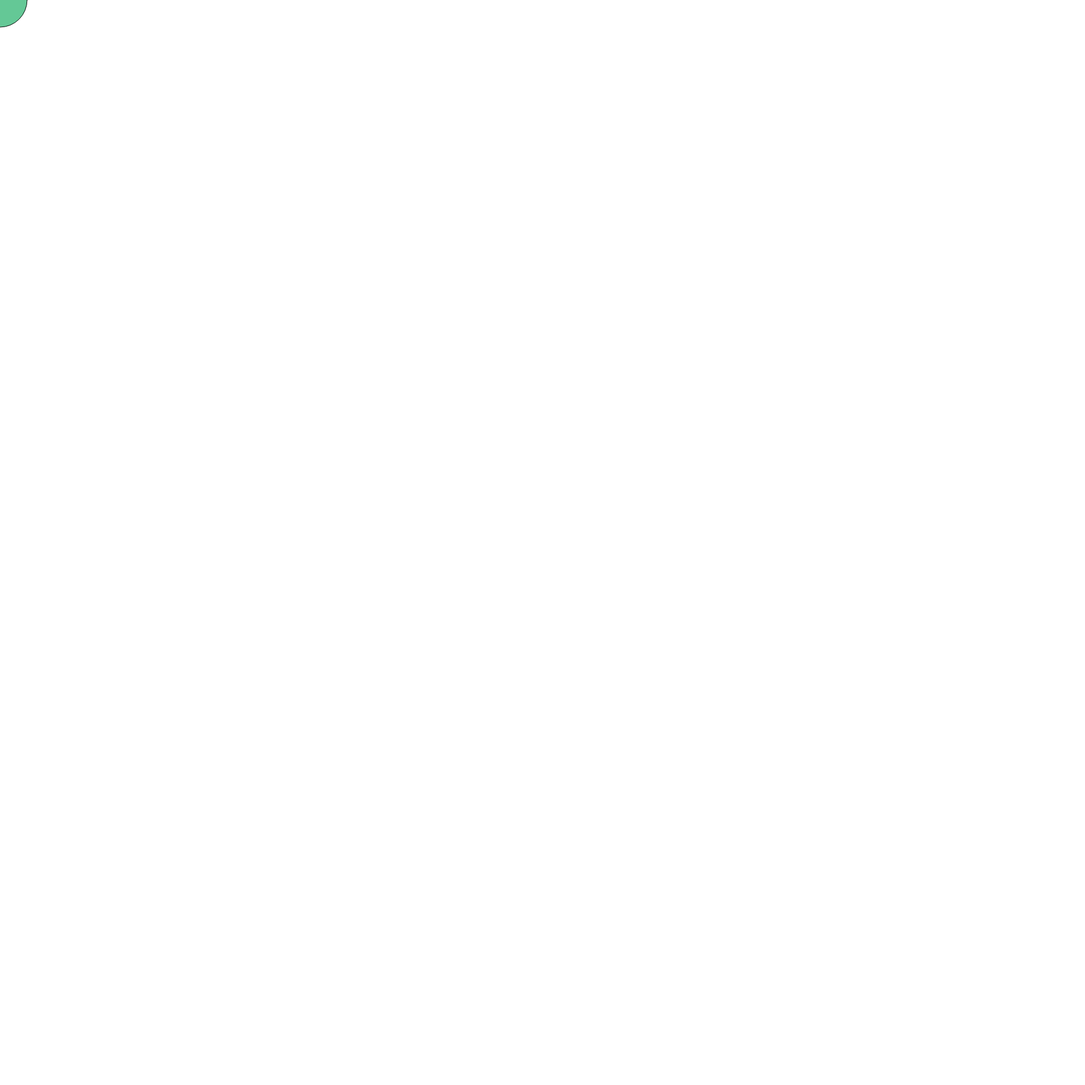
Frame 1 (no input)
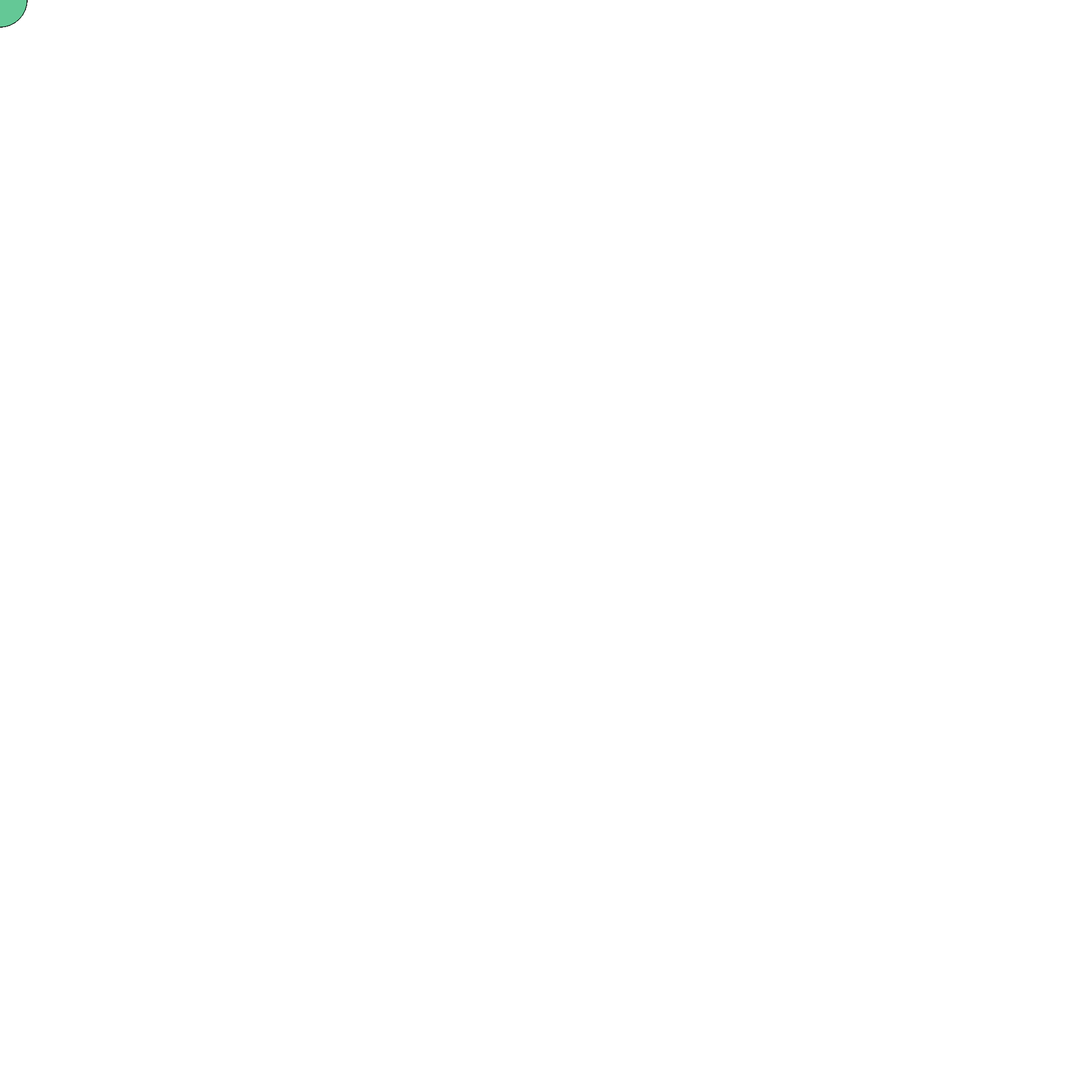
Frame 60 (no input)
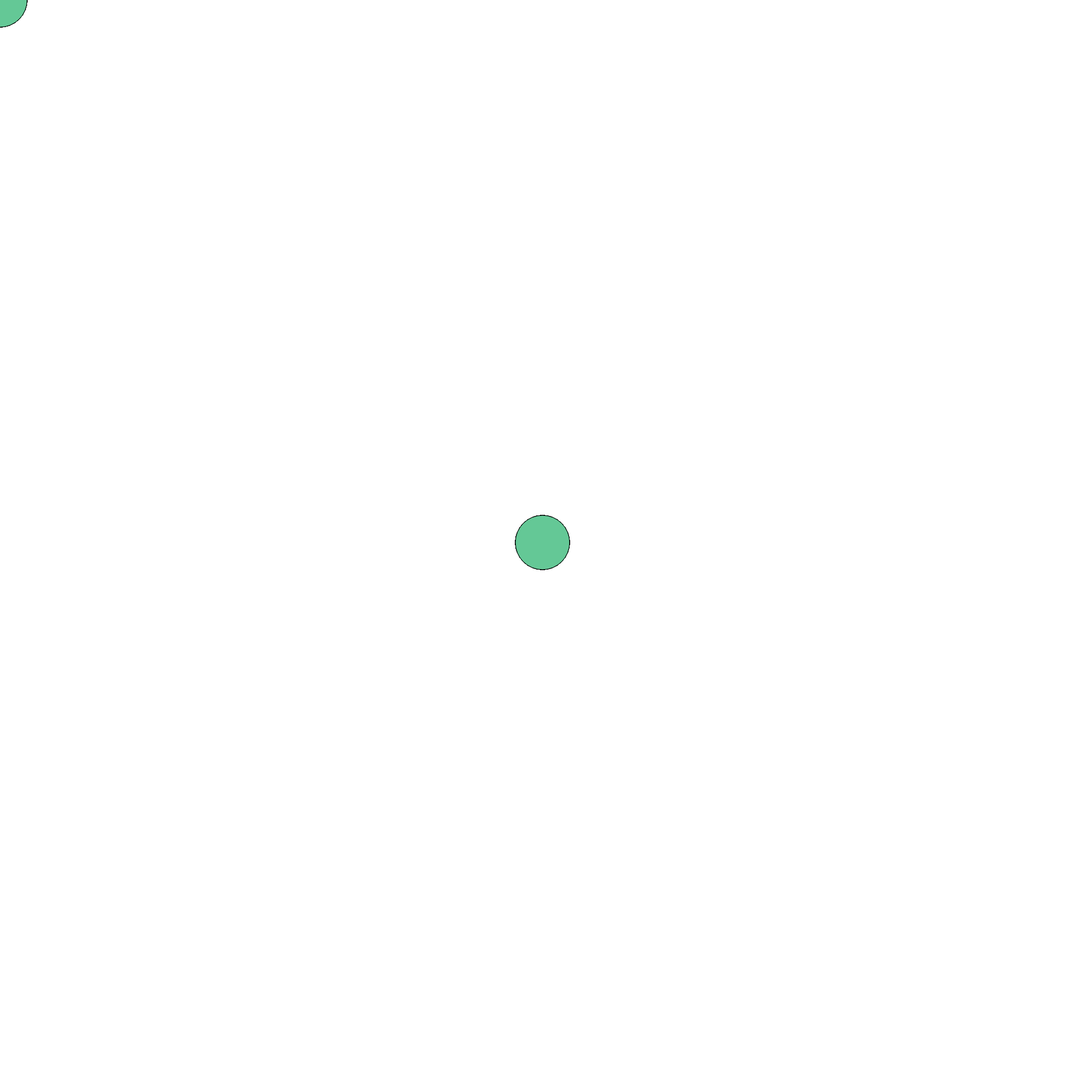
Frame 120 (the mouse pressed at the canvas centre since frame 60)

The p5.js sketch that drew these frames (run headless with seeded random() and noise() and a simulated clock; from frame 60 on, the mouse is pressed at the canvas centre):

// p5.js sketch
// ── sketch.js
function setup() {
  // put setup code here

  createCanvas(2000,2000);
}

function draw() {
  // put drawing code here
  fill(100, 200, 150);
  ellipse(mouseX, mouseY, 100, 100) ;
}
